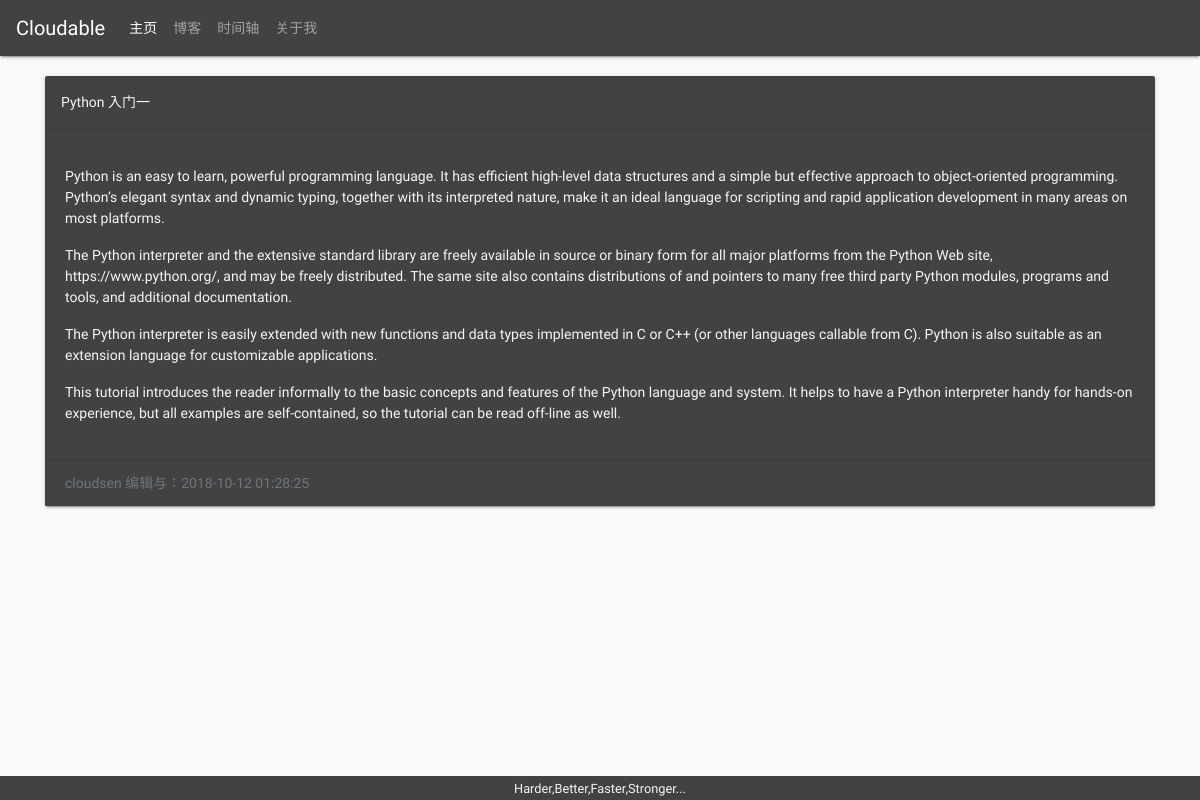
The app's page /cloudsen_blog/blog/article/1, older data.
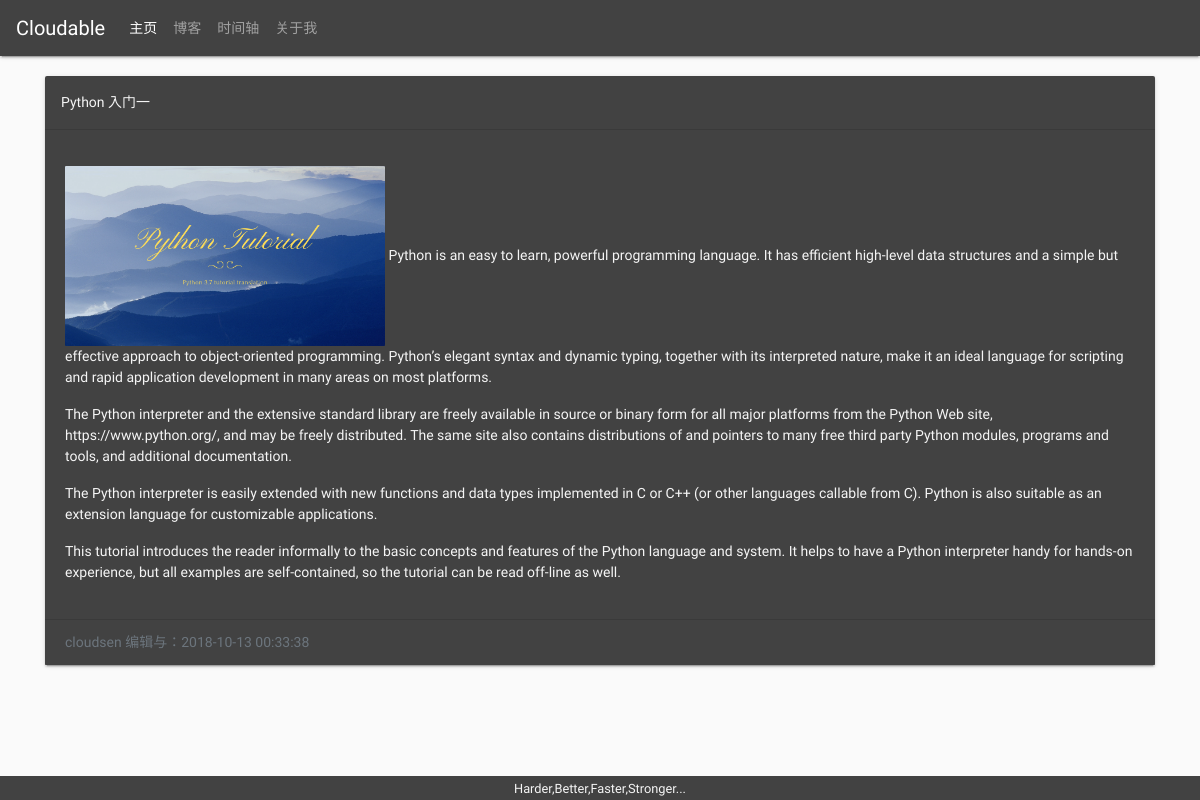
The same page, newer data.
### cloudsen_blog/models.py (models this page shows, shortened)
class Article(models.Model):
    title = models.CharField(max_length=50)
    author = models.ForeignKey(User, db_constraint=False, on_delete=models.DO_NOTHING)
    tag = models.ForeignKey(Tag, db_constraint=False, on_delete=models.DO_NOTHING)
    content = models.TextField()
    summary = models.TextField(blank=True, null=True)
    create_time = models.DateTimeField(auto_now_add=True)
    update_time = models.DateTimeField(auto_now=True)
    is_deleted = models.BooleanField(default=False)

### cloudsen_blog/views.py (the view)
# urls.py: path('blog/article/<int:article_pk>', views.go_article_detail_page, name='go_article_detail'),
def go_article_detail_page(request: HttpRequest, article_pk: int):
    article = get_article_detail(article_pk)
    context = {'article': article}
    return render(request, 'cloudsen_blog/article-detail.html', context)

### cloudsen_blog/views.py (called while the page is built)
def get_article_detail(article_pk: int):
    return models.Article.objects.get(pk=article_pk)

### cloudsen_blog/templates/cloudsen_blog/article-detail.html (shortened to what this page needs)
{% extends 'cloudsen_blog/base.html' %}
{% load staticfiles %}
{% load markdown_deux_tags %}
{% block body %}
    <div class="container">
        <article class="card text-left bg-dark text-light" role="article">
            <div class="card-header">
                {{ article.title }}
            </div>
            <div class="card-body">
                <p class="card-text">{{ article.content|markdown }}</p>
            </div>
            <div class="card-footer text-muted bg-dark text-light">
                {{ article.author }} 编辑与：{{ article.update_time|date:'Y-m-d H:i:s' }}
            </div>
        </article>
    </div>
{% endblock %}

Row changes from the older to the newer data that the page shows:
changed Article "Python 入门一": content: picture added; update_time "2018-10-12 01:28:25" → "2018-10-13 00:33:38"
